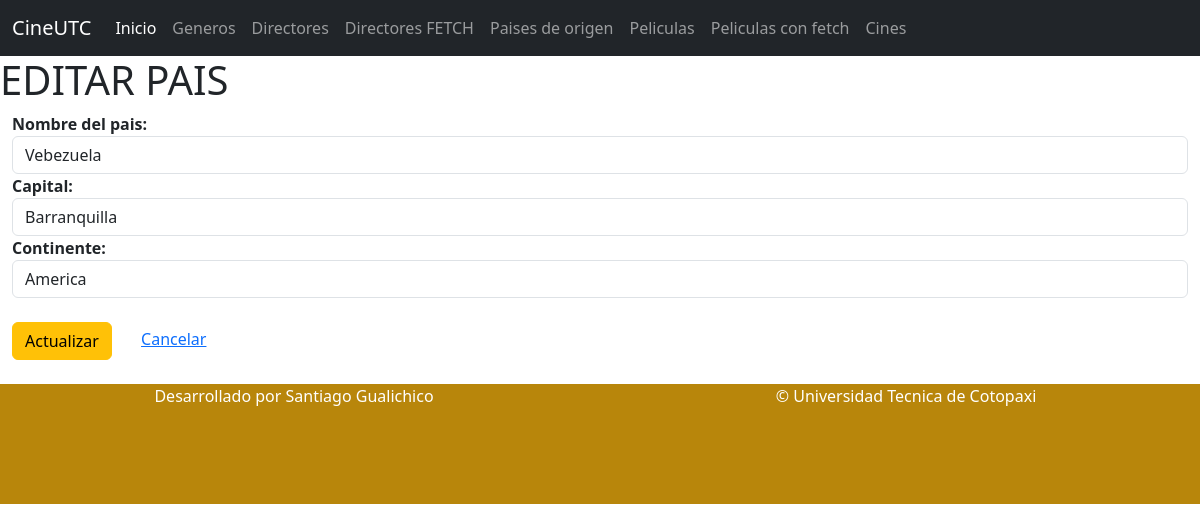
/paisEditForm/1, run on the app's committed database.
### Aplicaciones/Cartelera/models.py (models this page shows, shortened)
class PaisesOrigen(models.Model):
    id_pais = models.AutoField(primary_key=True)
    nombre_pais = models.CharField(max_length=50)
    continente_pais = models.CharField(max_length=50)
    capital_pais = models.CharField(max_length=50)

### Aplicaciones/Cartelera/views.py (the view)
# urls.py: path('paisEditForm/<id>', views.paisEditForm, name = 'paisEditForm'),
def paisEditForm(request, id):
    datePais = PaisesOrigen.objects.get(id_pais = id)
    return render(request, "editarPais.html", {'datePais' : datePais})

### Aplicaciones/Cartelera/templates/editarPais.html (shortened to what this page needs)
{% extends "./plantilla.html" %}
{% block body%}
<h1>EDITAR PAIS</h1>
<div class="container-fluid">
    <div class="row">
        <div class="col-md-12">
            <form action="{% url 'paisUpdate' %}" method="post">
                <label for=""><b>Nombre del pais:</b></label>
                <input type="text" name="nombre" class="form-control" id="nombre" value="{{datePais.nombre_pais}}" >
                <label for=""><b>Capital:</b></label>
                <input type="text" name="capital" class="form-control" id="capital" value="{{datePais.capital_pais}}">
                <label for=""><b>Continente:</b></label>
                <input type="text" name="continente" class="form-control" id="continente" value="{{datePais.continente_pais}}">
                <br>
                <button  type="submit" class="btn btn-warning">
                    Actualizar</button>
                <a href="{% url 'listadoPaises' %}">Cancelar</a>
            </form>
        </div>
    </div>
</div>
<br>
{% endblock %}

### data on the page
PaisesOrigen: nombre "Vebezuela", capital "Barranquilla", continente "America"
